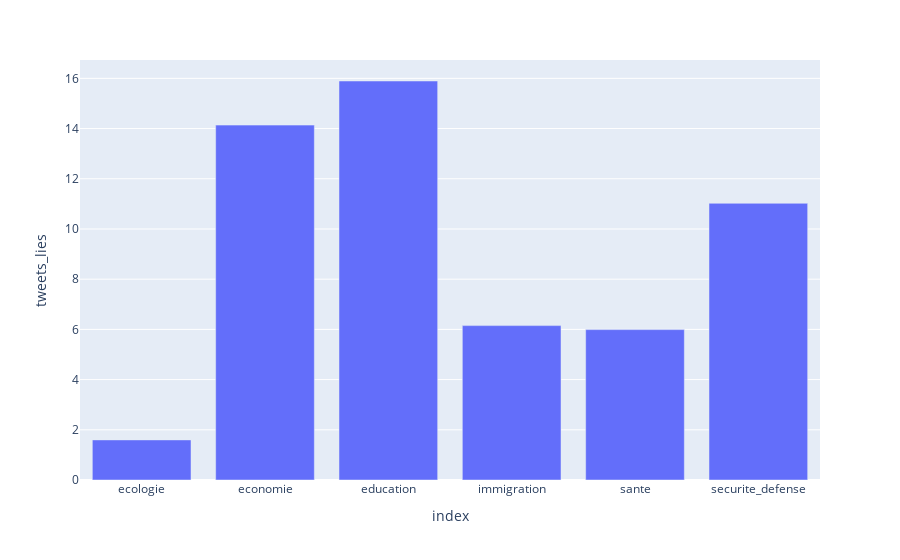

Notebook code for this chart:
### Code cell
fig = px.bar(df_poutou, x=df_poutou.index, y='tweets_lies')
fig.update_layout(title="Poutou Insights", xaxis_title="Thèmes Politique", yaxis_title="Tweets concerné par les thématiques (%)")

fig = px.bar(df_arthaud, x=df_arthaud.index, y='tweets_lies')
fig.show()

### Figure 1 — Plotly figure (JSON) as saved in the notebook; plotly's stock layout.template omitted (floating-point values rounded to 4 significant figures)
{"data": [{"alignmentgroup": "True", "hovertemplate": "index=%{x}<br>tweets_lies=%{y}<extra></extra>", "legendgroup": "", "marker": {"color": "#636efa", "pattern": {"shape": ""}}, "name": "", "offsetgroup": "", "orientation": "v", "showlegend": false, "textposition": "auto", "type": "bar", "x": ["ecologie", "economie", "education", "immigration", "sante", "securite_defense"], "xaxis": "x", "y": [1.597, 14.14, 15.89, 6.15, 5.99, 11.02], "yaxis": "y"}], "layout": {"barmode": "relative", "legend": {"tracegroupgap": 0}, "margin": {"t": 60}, "xaxis": {"anchor": "y", "domain": [0, 1], "title": {"text": "index"}}, "yaxis": {"anchor": "x", "domain": [0, 1], "title": {"text": "tweets_lies"}}}}
